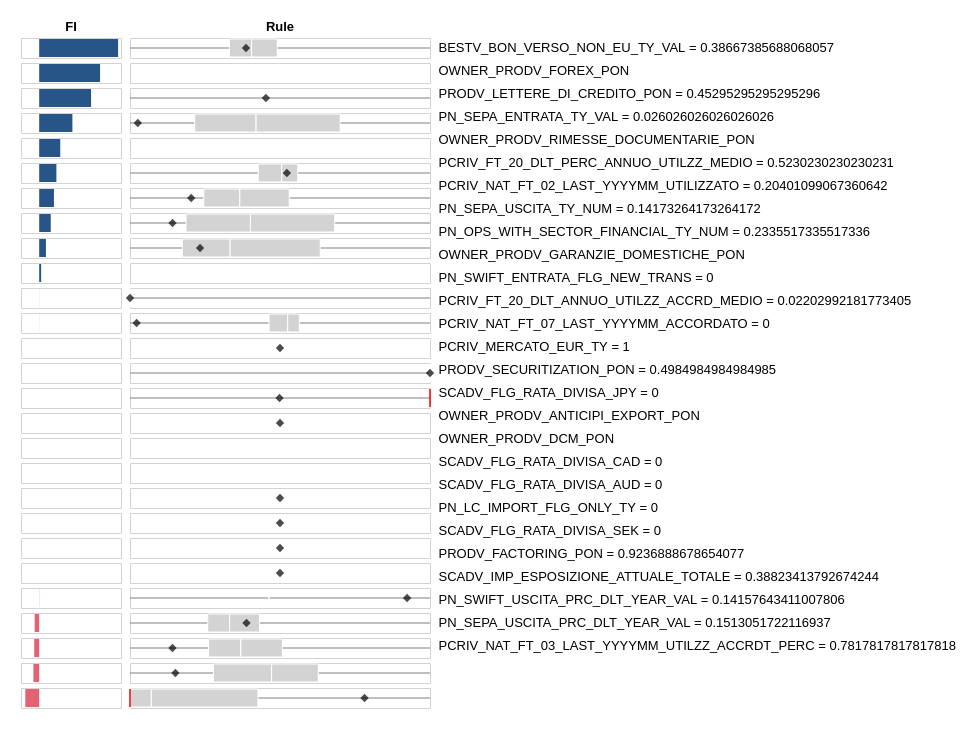

The notebook cell saved with this chart:
### Markdown cell above
# plot function

### Code cell
plot_rules(df)
